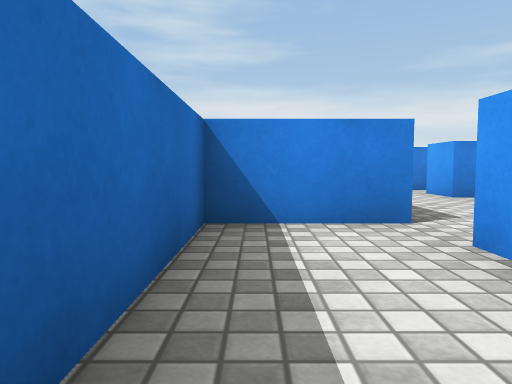
[1] (above)

17 first-person views from a walk through a 3-D level made in the Unity game engine. The camera is 0.55 m above the floor, tilts 4° down and sees 70° across. The floor is counted in squares, 1 m on a side. Each view is taken from the middle of a square. On the plan, view 1 faces up. The plan holds only what a view shows up to about 9 squares ahead; the rest is blank. Surface patterns are stand-ins for the level's own textures.

[2]
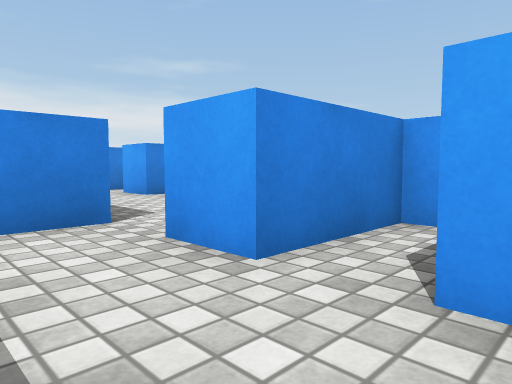

[3]
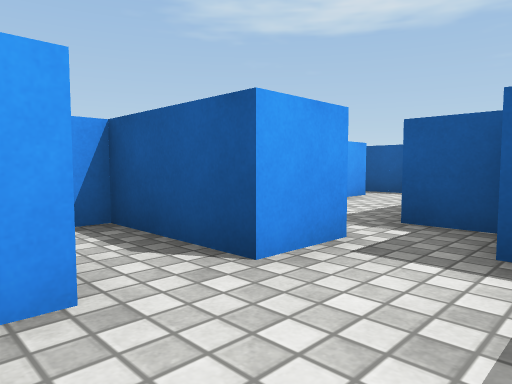

[4]
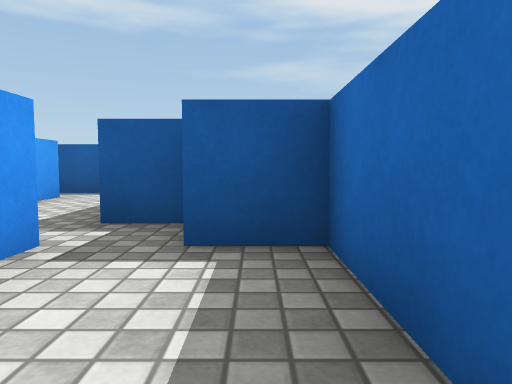

[5]
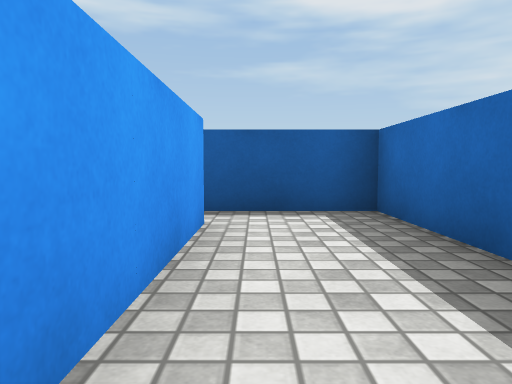

[6]
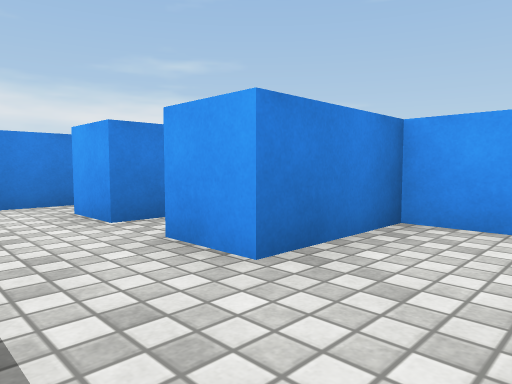

[7]
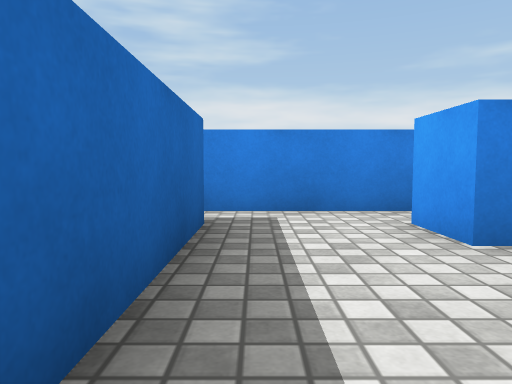

[8]
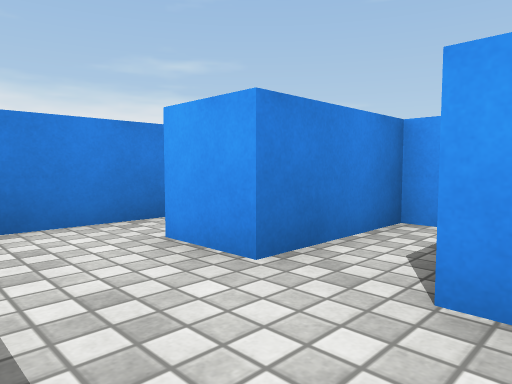

[9]
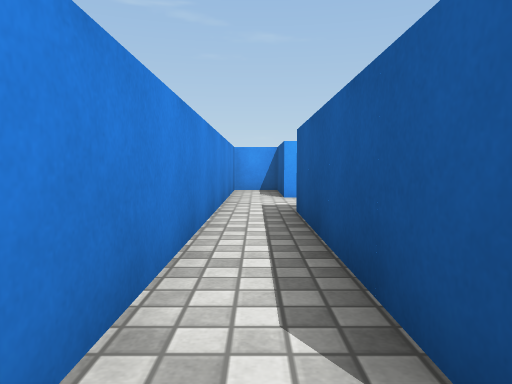

[10]
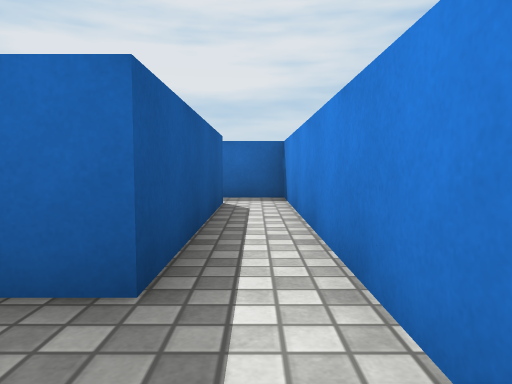

[11]
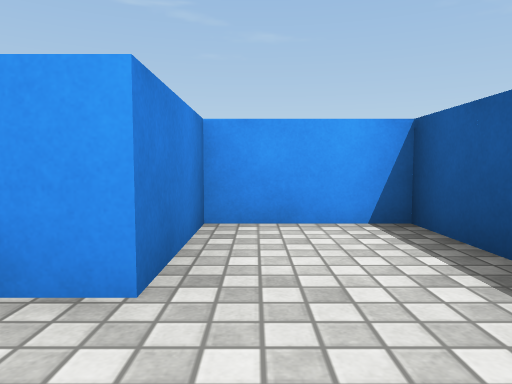

[12]
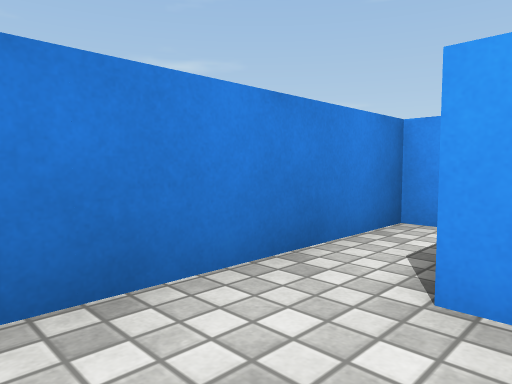

[13]
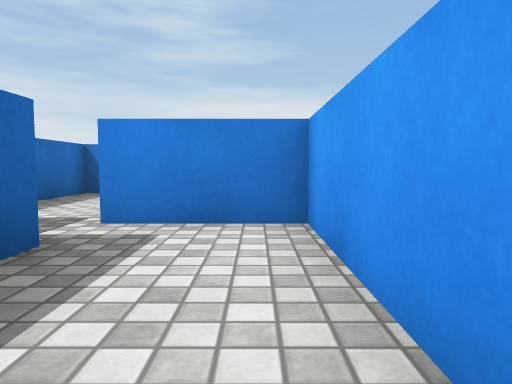

[14]
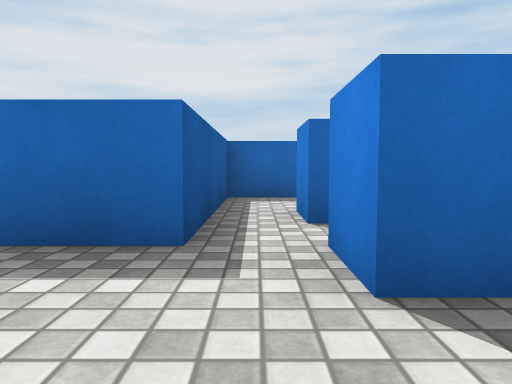

[15]
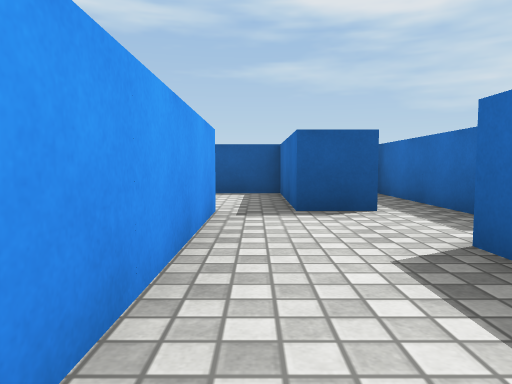

[16]
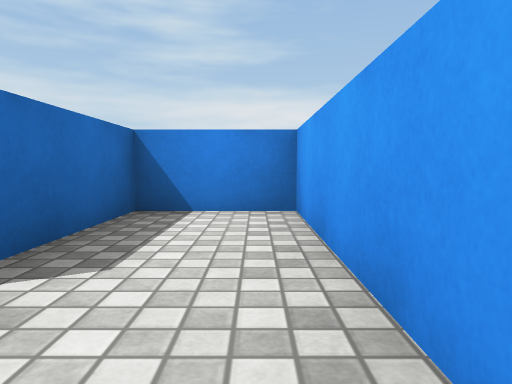

[17]
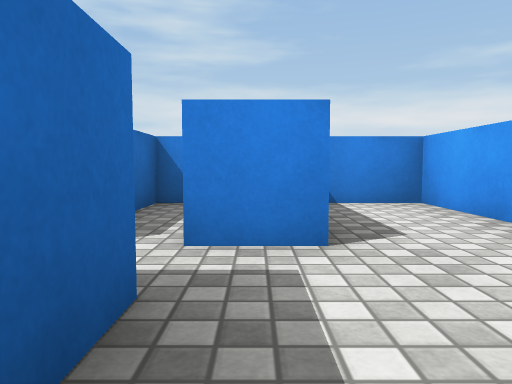

### Floor plan
Points are (right, up) in squares from view 1. A wall is a line through its corners. A room is listed if a view was taken in it or the views show most of it. See-through windows are left out.
Room 1 (views 1, 2)
walls: (-0.5, 1.5) (-0.5, -0.5) (0.5, -0.5); (1.5, -0.5) (1.5, 0.5) (3.5, 0.5) (3.5, 1.5) (1.5, 1.5)
ways out: opening at (0.5, 2) to room 2; opening at (1, -1) to room 3
Room 2 (views 3, 4, 6, 7, 11)
walls: (1.6, 3.5) (-0.5, 3.5) (-0.5, 1.5); (1.5, 1.5) (1.5, 2.5); (4, 2.5) (5.5, 2.5) (5.5, 4.5) (3.5, 4.5)
ways out: opening at (0.5, 2) to room 1; opening at (2.5, 5) to room 4
Room 3 (views 5, 13)
walls: (0.6, -1.5) (1.5, -1.5) (1.5, -5.5) (3.5, -5.5); (3.5, -4.5) (3.5, -0.5) (1.5, -0.5)
ways out: opening at (1, -1) to room 1; opening at (4, -5) to room 7
Room 4 (views 8, 12)
walls: (3.5, 4.5) (3.5, 5.5); (1.5, 7.5) (1.5, 4.6); (5.6, 6.5) (3.5, 6.5) (3.5, 7.5)
ways out: opening at (2.5, 5) to room 2; opening at (2.5, 7) to room 5
Room 5 (views 9, 10)
walls: (-2.5, 7.5) (1.5, 7.5); (3.5, 7.5) (5.5, 7.5) (5.5, 8.5) (-3.5, 8.5) (-3.5, 7.4)
ways out: opening at (2.5, 7) to room 4
Room 6 (views 14, 15, 16, 17)
walls: (5.5, -5.5) (5.5, -9.5); (6.4, -6.5) (7.5, -6.5); (8.5, -6.5) (8.5, -1.5) (6.5, -1.5) (6.5, -4.5) (5.5, -4.5)
ways out: opening at (6, -5) to room 7; opening at (8, -7)
Room 7 (no view inside)
walls: (4.5, -4.5) (3.5, -4.5); (3.5, -5.5) (5.5, -5.5); (5, -1.5) (4.5, -1.5) (4.5, -2.5)
ways out: opening at (4, -5) to room 3; opening at (6, -5) to room 6

Positions as (right, up) in squares from view 1, and headings:
1: (0, 0), facing up
2: (0, 0), facing up-right
3: (0, 2), facing down-right
4: (0, 2), facing down
5: (3, -1), facing down
6: (2, 3), facing up-right
7: (2, 4), facing up
8: (2, 5), facing up-right
9: (-3, 8), facing right
10: (3, 8), facing left
11: (2, 4), facing right
12: (2, 7), facing up-right
13: (3, -4), facing up
14: (8, -5), facing left
15: (8, -2), facing down
16: (8, -6), facing up
17: (6, -7), facing up
